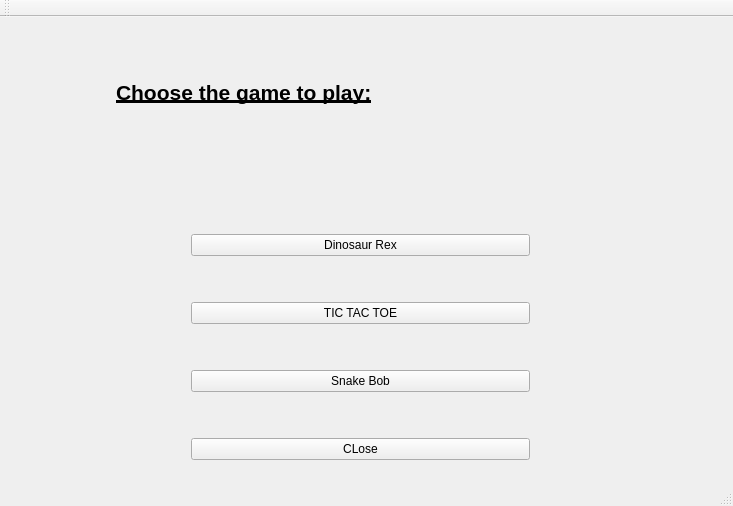
<?xml version="1.0" encoding="UTF-8"?>
<ui version="4.0">
 <class>menu</class>
 <widget class="QMainWindow" name="menu">
  <property name="geometry">
   <rect>
    <x>0</x>
    <y>0</y>
    <width>733</width>
    <height>506</height>
   </rect>
  </property>
  <property name="windowTitle">
   <string>menu</string>
  </property>
  <widget class="QWidget" name="centralWidget">
   <widget class="QWidget" name="widget" native="true">
    <property name="geometry">
     <rect>
      <x>180</x>
      <y>180</y>
      <width>361</width>
      <height>301</height>
     </rect>
    </property>
    <layout class="QVBoxLayout" name="verticalLayout">
     <property name="spacing">
      <number>20</number>
     </property>
     <property name="sizeConstraint">
      <enum>QLayout::SetNoConstraint</enum>
     </property>
     <item>
      <widget class="QPushButton" name="pushButton">
       <property name="text">
        <string>Dinosaur Rex</string>
       </property>
      </widget>
     </item>
     <item>
      <widget class="QPushButton" name="pushButton_2">
       <property name="text">
        <string>TIC TAC TOE</string>
       </property>
      </widget>
     </item>
     <item>
      <widget class="QPushButton" name="pushButton_3">
       <property name="text">
        <string>Snake Bob</string>
       </property>
      </widget>
     </item>
     <item>
      <widget class="QPushButton" name="pushButton_4">
       <property name="text">
        <string>CLose</string>
       </property>
      </widget>
     </item>
    </layout>
   </widget>
   <widget class="QLabel" name="label">
    <property name="geometry">
     <rect>
      <x>116</x>
      <y>50</y>
      <width>271</width>
      <height>51</height>
     </rect>
    </property>
    <property name="font">
     <font>
      <pointsize>16</pointsize>
      <weight>75</weight>
      <bold>true</bold>
      <underline>true</underline>
     </font>
    </property>
    <property name="text">
     <string>Choose the game to play:</string>
    </property>
   </widget>
  </widget>
  <widget class="QMenuBar" name="menuBar">
   <property name="geometry">
    <rect>
     <x>0</x>
     <y>0</y>
     <width>733</width>
     <height>21</height>
    </rect>
   </property>
  </widget>
  <widget class="QToolBar" name="mainToolBar">
   <attribute name="toolBarArea">
    <enum>TopToolBarArea</enum>
   </attribute>
   <attribute name="toolBarBreak">
    <bool>false</bool>
   </attribute>
  </widget>
  <widget class="QStatusBar" name="statusBar"/>
 </widget>
 <layoutdefault spacing="6" margin="11"/>
 <resources/>
 <connections/>
</ui>
